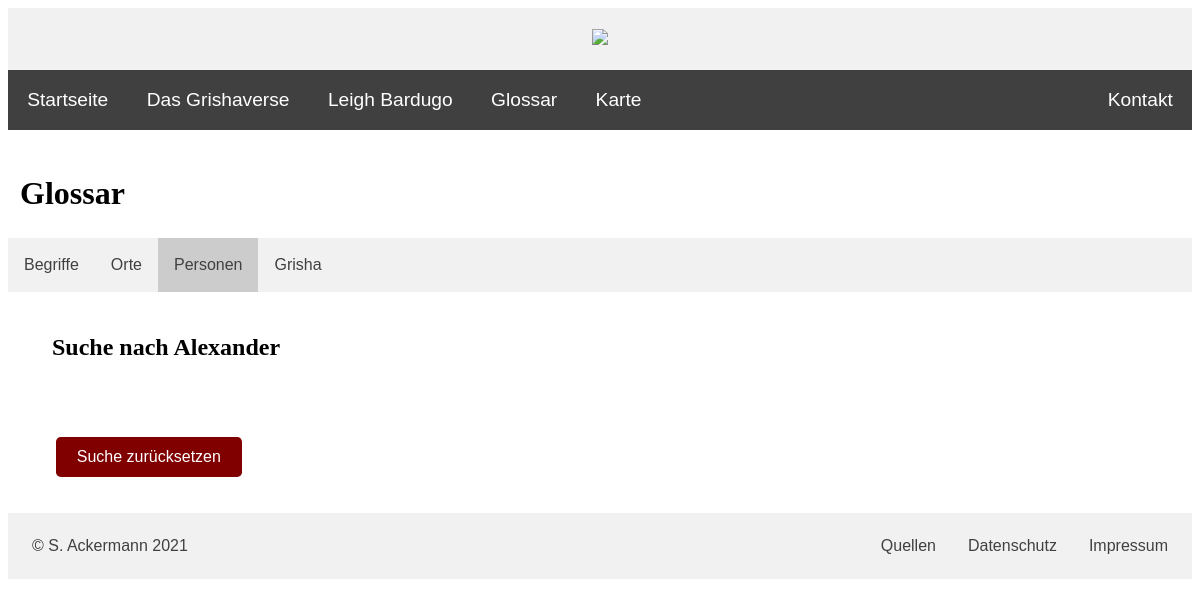
The app's page /PHP/glossary_personen_suche.php?suchperson=Alexander, older data.
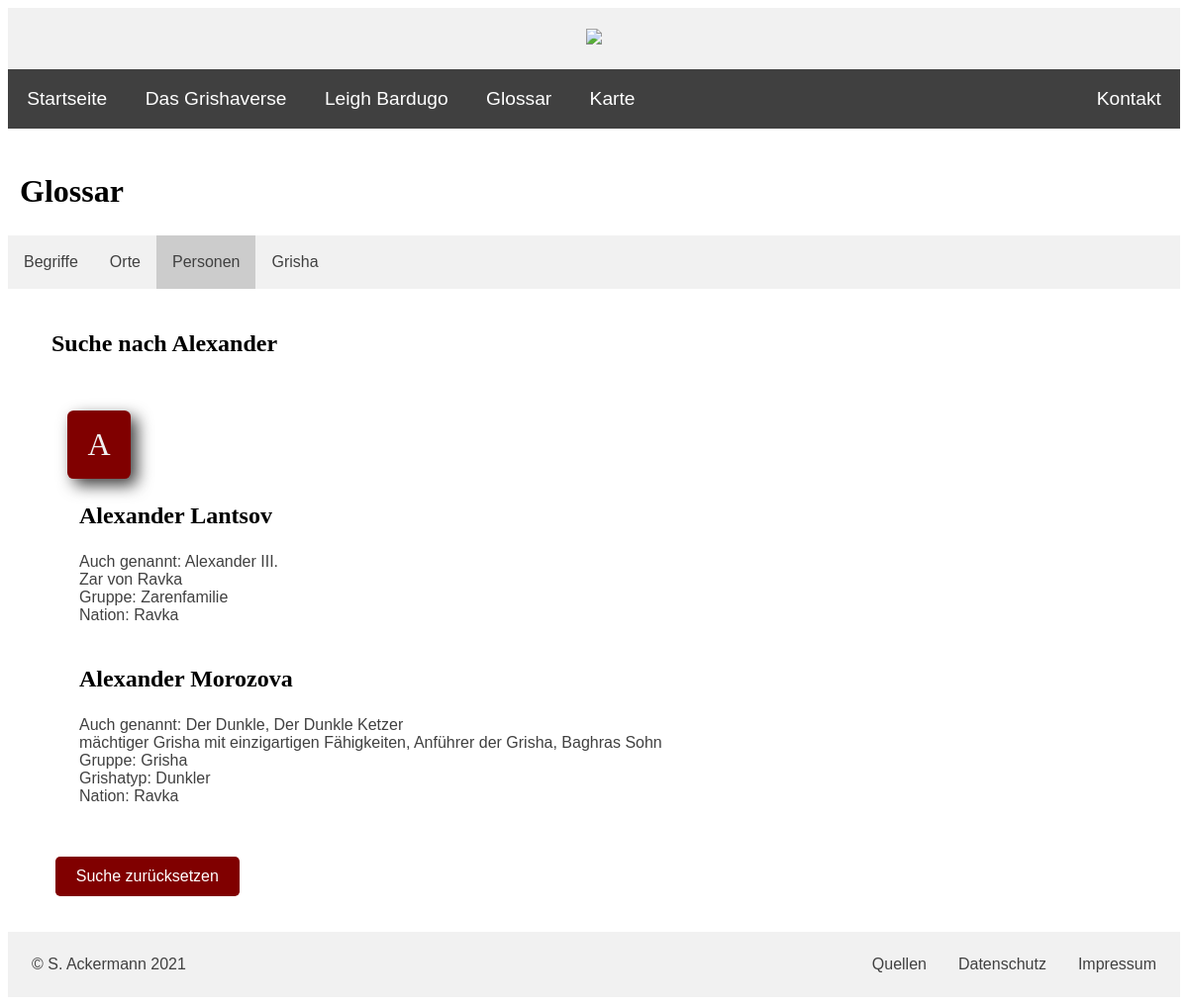
The same page, newer data.
### tables this page shows
CREATE TABLE `personen` (
  `ID` int(10) NOT NULL,
  `vorname` text DEFAULT NULL,
  `nachname` text DEFAULT NULL,
  `weitere_namen` text DEFAULT NULL,
  `geschlecht` text NOT NULL,
  `nation` int(10) NOT NULL,
  `gruppe` int(10) DEFAULT NULL,
  `grisha_typ` int(10) DEFAULT NULL,
  `beschreibung` text DEFAULT NULL
);

CREATE TABLE `gruppen` (
  `ID` int(10) NOT NULL,
  `name` text NOT NULL,
  `nation` int(10) NOT NULL
);

CREATE TABLE `nationen` (
  `ID` int(10) NOT NULL,
  `name` text NOT NULL
);

CREATE TABLE `grisha` (
  `ID` int(10) UNSIGNED NOT NULL,
  `name` text NOT NULL,
  `orden` int(10) NOT NULL,
  `beschreibung` text NOT NULL,
  `kefta_farbe` text NOT NULL
);

### PHP/glossary_personen_suche.php (the view, shortened to what this page needs)
<?php
include ("header.inc.php");
include ("navbar.inc.php");
?>
    <div>
        <h2>Glossar</h2>
    </div>
    <div class="glossary-nav">
        <ul>
            <li><a href="glossary_begriffe.php">Begriffe</a></li>
            <li><a href="glossary_orte.php">Orte</a></li>
            <li><a href="glossary_personen.php"  class="active">Personen</a></li>
            <li><a href="glossary_grisha.php">Grisha</a></li>
        </ul>
    </div>
    <br>
    <?php
        require_once "config.inc.php";
        if (is_null($_REQUEST["suchperson"])) {
            $personSuche = "";
        } else {
            $personSuche = $_REQUEST["suchperson"];
        }
        $alph = array("A", "B", "C", "D", "E", "F", "G", "H", "I", "J", "K", "L", "M", "N", "O", "P", "Q", "R", "S", "T", "U", "V", "W", "X", "Y", "Z");
        $res = mysqli_query($conn, "SELECT * FROM `personen` WHERE personen.vorname = '$personSuche'
        OR personen.nachname = '$personSuche' OR personen.namegesamt = '$personSuche' OR personen.weitere_namen LIKE '%$personSuche%'");
        if (mysqli_num_rows($res) < 1) {
            echo "<div class='glossary-res'><h3>Keine Ergebnisse für  " . $personSuche . " gefunden</h3>
            <p>Glossar-Eintrag hinzufügen? <a class='link' href='contact.php'>Kontaktieren Sie uns!</a></p></div><br>";
        } else {
            echo "<div class='glossary-res'><h3>Suche nach " . $personSuche . "</h3></div><br>";
            foreach ($alph as $i){
                $result = mysqli_query($conn, "SELECT personen.vorname, personen.nachname, personen.weitere_namen,
                personen.geschlecht, personen.gruppe, personen.beschreibung,
                gruppen.name as gruppe,
                grisha.name as grisha,
                nationen.name as nation
                FROM personen
                JOIN gruppen on personen.gruppe = gruppen.ID
                JOIN grisha on personen.grisha_typ = grisha.ID
                JOIN nationen on personen.nation = nationen.ID
                WHERE personen.vorname = '$personSuche' AND personen.vorname LIKE '$i%'
                OR personen.nachname = '$personSuche' AND personen.vorname LIKE '$i%'
                OR personen.namegesamt = '$personSuche' AND personen.vorname LIKE '$i%'
                OR personen.weitere_namen LIKE '%$personSuche%' AND personen.vorname LIKE '$i%'
                ORDER BY personen.vorname ASC");
                if (mysqli_num_rows($result) >= 1) {
                    echo "<div id='personen_letter-$i' class='big-letter'>" . $i . "</div>";
                }
                echo "<div class='glossary-bg'><ul>";
                while ($j = mysqli_fetch_assoc($result)) {
                    echo "<li><h3>" . $j["vorname"] . " " . $j["nachname"] . "</h3><uo>";
                    if ($j["weitere_namen"]) {
                        echo "<li>Auch genannt: " . $j["weitere_namen"] . "</li>";
                    }
                    if ($j["beschreibung"]) {
                        echo "<li>". $j["beschreibung"] . "</li>";
                    }
                    if ($j["gruppe"] != "Keine Gruppe/unbekannt") {
                        echo "<li>Gruppe: " . $j["gruppe"] . "</li>";
                    }
                    if ($j["grisha"] != "Kein Grisha") {
                        echo "<li>Grishatyp: " . $j["grisha"] . "</li>";
                    }
                    if ($j["nation"] != "Keine Nation/unbekannt") {
                        echo "<li>Nation: " . $j["nation"] . "</li>";
                    }
                    echo "</uo></li><br>";
                }
                echo "</ul></div>";
            }
        }
    ?>
    <br>
    <div class='glossary-res'>
        <form method='post' action='glossary_personen.php'>
            <input id='submit-button' type='submit' value='Suche zurücksetzen'/>
        </form>
    </div>
<?php include ("footer.inc.php"); ?>

### PHP/header.inc.php (shortened to what this page needs)
<!DOCTYPE html>
<html lang="de">
<head>
    <link rel="stylesheet" href="../CSS/style.css">
    <link rel="stylesheet" href="../CSS/header_footer.css">
    <link rel="stylesheet" href="../CSS/navbar.css">
    <link rel="stylesheet" href="../CSS/slideshow.css">
    <link rel="stylesheet" href="../CSS/flexbox.css">
    <link rel="stylesheet" href="../CSS/glossary.css">
    <link rel="stylesheet" href="../CSS/form.css">
    <link rel="stylesheet" href="https://cdnjs.cloudflare.com/ajax/libs/font-awesome/4.7.0/css/font-awesome.min.css">
    <link href="https://cdn.jsdelivr.net/npm/select2@4.1.0-rc.0/dist/css/select2.min.css" rel="stylesheet"/>
</head>
<body>
    <div class="header">
        <a href="index.php"><img src="../images/images/logo.jpg" style="width:10%"></a>
    </div>

### PHP/navbar.inc.php (shortened to what this page needs)
<nav id="myTopnav">
    <ul>
        <li><a href="index.php">Startseite</a></li>
        <li class="dropdown">
            <a class="dropdown-item" href="about.php">Das Grishaverse</a>
        </li>
        <li><a href="author.php">Leigh Bardugo</a></li>
        <li><a href="glossary_begriffe.php">Glossar</a></li>
        <li><a href="map.php">Karte</a></li>
        <li class="right"><a href="contact.php">Kontakt</a></li>
    </ul>
</nav>
<br>

### PHP/footer.inc.php
    <br>
    <br>
    <div class="footer">
        <ul>
            <li class="left"><a>© S. Ackermann 2021</a></li>
            <li><a href="impressum.php">Impressum</a></li>
            <li><a href="privacy.php">Datenschutz</a></li>
            <li><a href="sources.php">Quellen</a></li>
        </ul>
    </div>
</body>
</html>

### CSS/style.css (style rules this page uses)
body { background-color: white; font-family: 'Helvetica', 'Verdana', sans-serif; font-size: 100%; color: #404040; }
h2 { font-family: 'Garamond', 'Georgia', serif; font-size: 2em; color: black; margin-left: 12px; }
h3 { font-family: 'Garamond', 'Georgia', serif; font-size: 1.5em; color: black; margin-left: 12px; }

### CSS/header_footer.css (style rules this page uses)
.header { background-color: #f1f1f1; padding: 1.3em; text-align: center; }
.footer { width: 100%; background-color: #f1f1f1; padding: 0.5em; bottom: 0; position: static; }
.footer ul { list-style-type: none; margin: 0; padding: 0; overflow: hidden; background-color: #f1f1f1; }
.footer ul li { display: block; padding: 1em; float: right; text-align: center; font-size: 1em; text-decoration: none; }
.footer ul li.left { float: left; }
.footer ul li a:link { text-decoration: none; color: #404040; }

### CSS/navbar.css (style rules this page uses)
nav ul { list-style-type: none; margin: 0; padding: 0; overflow: hidden; background-color: #404040; z-index: 2; }
nav ul li { float: left; font-size: 1.2em; }
nav ul li.right { float: right; }
nav ul li a { display: block; color: white; text-align: center; padding: 1em; text-decoration: none; }
nav .dropdown { display: inline-block; }
nav .dropdown a.dropdown-item { background-color:#404040; color: white; }

### CSS/slideshow.css (style rules this page uses)
* { box-sizing:border-box }
.active, .dot:hover { background-color: #404040; }

### CSS/glossary.css (style rules this page uses)
.glossary-nav ul { background-color: #f1f1f1; list-style-type: none; margin: 0; padding: 0; overflow: hidden; transition: 0.4s; }
.glossary-nav ul li { float: left; }
.glossary-nav ul li a { display: block; color: #404040; text-align: center; padding: 18px 16px; text-decoration: none; }
.glossary-nav .active { background-color: #ccc; color: #404040; }
.active, .accordion:hover { background-color: #ccc; color: #404040; }
.big-letter { background: #800000; border-radius: 0.2em; margin: 12px 0 0 60px; padding: 0.5em 0.5em; display: block; width: 2em; text-align: center; font-family: 'Garamond', 'Georgia', serif;; font-size: 2em; color: #f1f1f1; box-shadow: 0.2em 0.2em 0.5em #404040; }
.glossary-bg { margin-left: 16px; }
.glossary-bg ul { list-style-type: none; margin-left: 16px; }
.glossary-bg ul h3 { margin-left: 0; }
.glossary-res { margin-left: 32px; }
.glossary-res #submit-button { margin-left: 16px; }

### CSS/form.css (style rules this page uses)
input[type=submit] { background-color: #800000; color: white; text-align: center; font-family: 'Helvetica', 'Verdana', sans-serif; font-size: 1em; border-radius: 0.3em; padding: 0.7em 1.3em; border: none; cursor: pointer; }

Row changes from the older to the newer data that the page shows:
now on this page (row edited): personen: vorname "Alexander", nachname "Lantsov", weitere_namen "Alexander III.", beschreibung "Zar von Ravka", gruppen.name "Zarenfamilie", nationen.name "Ravka"
now on this page (row edited): personen: vorname "Alexander", nachname "Morozova", weitere_namen "Der Dunkle, Der Dunkle Ketzer", beschreibung "mächtiger Grisha mit einzigartigen Fähigkeiten, Anführer der Grisha, Baghras Sohn", gruppen.name "Grisha", grisha.name "Dunkler", nationen.name "Ravka"
Text that changed along with them:
new list line: "A"
